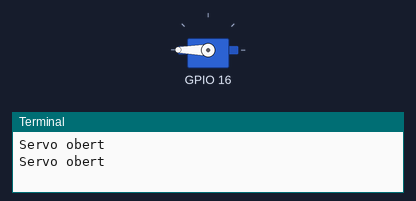
This program was run on a simulated Raspberry Pi (BCM pin numbers). On the bench: servo, the last lines printed to the terminal. Servo angles are drawn from the pulse width (0.5 ms = 0°, 2.5 ms = 180°).

Above: at 0.1 s.
At 0.7 s:
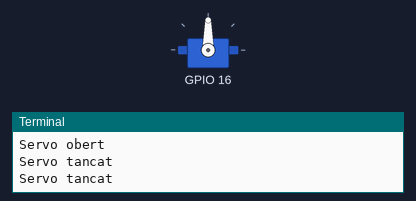
Timing chart, 0 to 2.2 s (numbered marks = the images above):
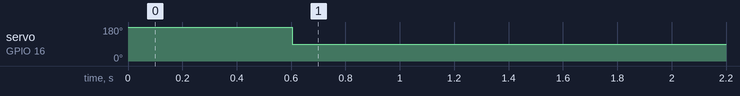

Measured:
- by itself, servo on GPIO 16: 180° → 90° at 0.60 s

The program:

servo_movement.py
```python
import pigpio  # Importa la llibreria pigpio per controlar GPIO
from time import sleep  # Importa la funció sleep de la llibreria time

class ServoControl:
    def __init__(self, pi, pin=16):
        self.pi = pi  # Guarda la instància de pigpio
        self.pin = pin  # Guarda el pin assignat al servo
        self.pi.set_PWM_frequency(self.pin, 50)  # Configura la freqüència PWM a 50 Hz per servos
        self.pi.set_servo_pulsewidth(self.pin, 0)  # Estableix el servo en estat neutral

    def open_servo(self):
        self.pi.set_servo_pulsewidth(self.pin, 2500)  # Obre el servo
        print("Servo obert")

    def close_servo(self):
        self.pi.set_servo_pulsewidth(self.pin, 1500)  # Tanca el servo
        print("Servo tancat")

    def open_door(self):
        try:
            self.open_servo()  # Obre el servo
            sleep(10)  # Espera 10 segons
            self.close_servo()  # Tanca el servo després de 10 segons
            sleep(0.5)  # Espera 0.5 segons
        finally:
            self.close_servo()  # Assegura que el servo estigui tancat
            self.stop()  # Deté la instància del servo

    def stop(self):
        self.pi.set_servo_pulsewidth(self.pin, 0)  # Deté el servo
        self.pi.stop()  # Deté la connexió amb el daemon de pigpio

# Configuració inicial
pi = pigpio.pi()  # Inicialitza la connexió amb pigpio
instancia_servo = ServoControl(pi)  # Crea una instància de ServoControl

if __name__ == "__main__":
    try:
        while True:
            # Obre i tanca el servo en bucle
            instancia_servo.open_servo()  # Obre el servo
            print("Servo obert")
            sleep(0.6)  # Espera 0.6 segons
            instancia_servo.close_servo()  # Tanca el servo
            print("Servo tancat")
            sleep(0.6)  # Espera 0.6 segons
            input("Prem una tecla per continuar")  # Espera l'entrada de l'usuari per continuar
    except:
        instancia_servo.close_servo()  # Tanca el servo en cas d'excepció
        instancia_servo.stop()  # Deté la instància del servo en cas d'excepció

    finally:
        instancia_servo.close_servo()  # Tanca el servo al finalitzar
        instancia_servo.stop()  # Deté la instància del servo al finalitzar
```
